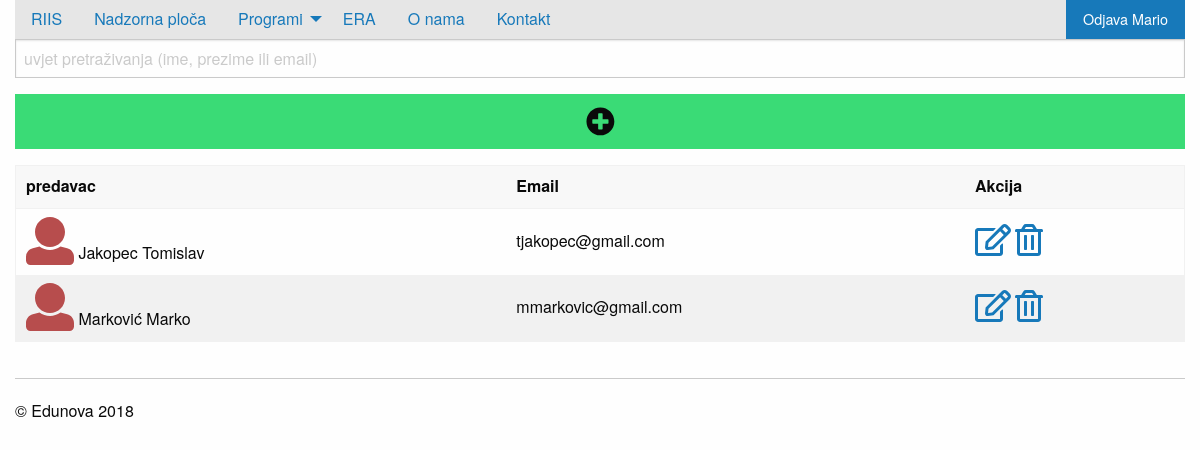
The app's page /privatno/predavaci/index.php (signed in) with its own data.
### tables this page shows
create table predavac(
sifra int not null primary key auto_increment,
osoba int not null,
placa decimal(18,2),
slika varchar(255)
);

create table osoba(
sifra int not null primary key auto_increment,
oib char(11) not null,
ime varchar(50) not null default 'Ana',
prezime varchar(50) not null,
email varchar(100),
spol boolean
);

### privatno/predavaci/index.php (the view, shortened to what this page needs)
<?php include_once '../../konfiguracija.php';
$veza->exec("update programoperater set
brojotvaranja=brojotvaranja+1 where program=4
and operater=" . $_SESSION[$appID."autoriziran"]->sifra . ";");
$stranica = isset($_GET["stranica"]) ? $_GET["stranica"] : 1;
?>
<!doctype html>
<html class="no-js" lang="en" dir="ltr">
  <head>
    <?php include_once '../../include/head.php'; ?>
  </head>
  <body>
    <div class="grid-container">
      	<?php include_once '../../include/izbornik.php'; ?>
      	<div class="grid-x grid-padding-x">
			<div class="large-12 cell">
				<form method="get">
					<input type="text" name="uvjet"
					placeholder="uvjet pretraživanja (ime, prezime ili email)"
					value="<?php echo isset($_GET["uvjet"]) ? $_GET["uvjet"] : "" ?>" />
				</form>
				<a href="novi.php" class="button success expanded"><i class="fas fa-plus-circle fa-2x"></i></a>
				<?php
					$uvjet = "%" . (isset($_GET["uvjet"]) ? $_GET["uvjet"] : "") . "%";
					$izraz = $veza->prepare("
						select
							a.sifra,
							b.ime,
							b.prezime,
							b.email,
							a.slika
						from predavac a inner join osoba b
						on a.osoba=b.sifra
						where concat(b.ime, b.prezime, b.email)
						like :uvjet
						order by b.prezime, b.ime
					 	limit :stranica, :brojRezultataPoStranici");
					$izraz->bindValue("stranica", $stranica* $brojRezultataPoStranici -  $brojRezultataPoStranici , PDO::PARAM_INT);
					$izraz->bindValue("brojRezultataPoStranici", $brojRezultataPoStranici, PDO::PARAM_INT);
					$izraz->bindParam("uvjet", $uvjet);
					$izraz->execute();
					$rezultati = $izraz->fetchAll(PDO::FETCH_OBJ);
				  ?>
				<table>
					<thead>
						<tr>
							<th>predavac</th>
							<th>Email</th>
							<th>Akcija</th>
						</tr>
					</thead>
					<tbody>
					<?php
					foreach ($rezultati as $red):
					?>
						<tr>
							<td>
								<?php
								if($red->slika!=null):
								?>
								<img style="max-width: 50px;" src="<?php echo $putanjaAPP ?>img/predavaci/<?php echo $red->slika ?>" />
								<?php else:
									echo "<i  style=\"color: #b74d4d\"  class=\"fas fa-user fa-3x\"></i>";
									endif;
									?>
								<?php echo $red->prezime . " " . $red->ime ?></td>
							<td><?php echo $red->email; ?></td>
							<td>
								<a href="detalji.php?sifra=<?php echo $red->sifra ?>"><i class="far fa-edit fa-2x"></i></a>
								<a href="brisanje.php?sifra=<?php echo $red->sifra ?>"><i class="far fa-trash-alt fa-2x"></i></a>
							</td>
						</tr>
					<?php endforeach; ?>
					</tbody>
				</table>
			</div>
		</div>
		<?php include_once '../../include/podnozje.php'; ?>
    </div>
  </body>
</html>

### records on screen
predavac: osoba.prezime "Jakopec", osoba.ime "Tomislav", osoba.email "tjakopec@gmail.com"
predavac: osoba.prezime "Marković", osoba.ime "Marko", osoba.email "mmarkovic@gmail.com"

### other values on screen
$opis "RIIS Nadzorna ploča ERA O nama Kontakt"
$_SESSION[$appID."autoriziran"]->ime "Mario"
